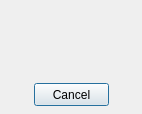
<?xml version="1.0" encoding="UTF-8"?>
<ui version="4.0">
 <class>FindingServerDialog</class>
 <widget class="QDialog" name="FindingServerDialog">
  <property name="windowModality">
   <enum>Qt::NonModal</enum>
  </property>
  <property name="geometry">
   <rect>
    <x>0</x>
    <y>0</y>
    <width>142</width>
    <height>114</height>
   </rect>
  </property>
  <property name="windowTitle">
   <string>Finding server...</string>
  </property>
  <widget class="QPushButton" name="cancelButton">
   <property name="geometry">
    <rect>
     <x>34</x>
     <y>83</y>
     <width>75</width>
     <height>23</height>
    </rect>
   </property>
   <property name="text">
    <string>Cancel</string>
   </property>
  </widget>
  <widget class="QLabel" name="labelAnimation">
   <property name="geometry">
    <rect>
     <x>30</x>
     <y>7</y>
     <width>91</width>
     <height>51</height>
    </rect>
   </property>
   <property name="text">
    <string/>
   </property>
  </widget>
  <widget class="QLabel" name="labelSentCount">
   <property name="geometry">
    <rect>
     <x>15</x>
     <y>62</y>
     <width>111</width>
     <height>20</height>
    </rect>
   </property>
   <property name="text">
    <string/>
   </property>
   <property name="alignment">
    <set>Qt::AlignCenter</set>
   </property>
  </widget>
 </widget>
 <layoutdefault spacing="6" margin="11"/>
 <resources/>
 <connections>
  <connection>
   <sender>cancelButton</sender>
   <signal>clicked()</signal>
   <receiver>FindingServerDialog</receiver>
   <slot>onCancel()</slot>
   <hints>
    <hint type="sourcelabel">
     <x>107</x>
     <y>111</y>
    </hint>
    <hint type="destinationlabel">
     <x>114</x>
     <y>67</y>
    </hint>
   </hints>
  </connection>
 </connections>
 <slots>
  <slot>onCancel()</slot>
 </slots>
</ui>
